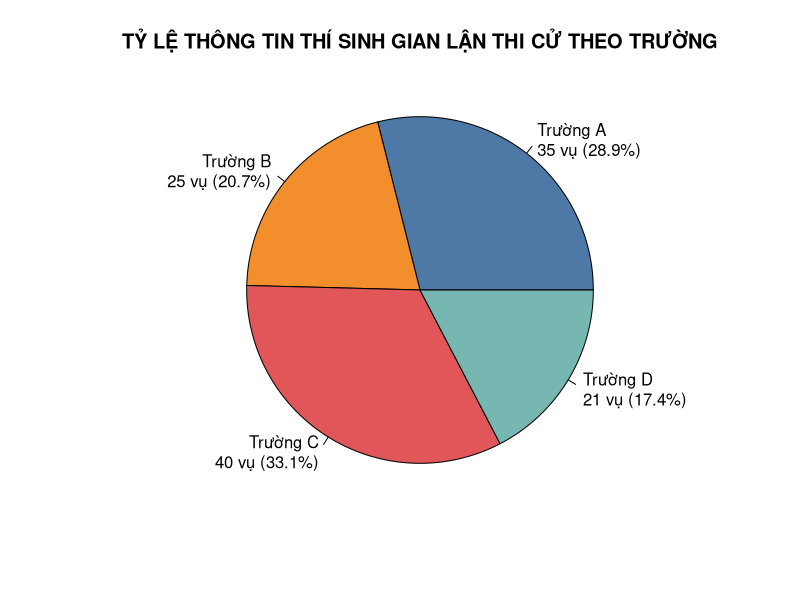

The R script that drew this image:
# 1. Khởi tạo dữ liệu thông tin thí sinh vi phạm
set.seed(123)
du_lieu <- data.frame(
  Truong = rep(c("Trường A", "Trường B", "Trường C", "Trường D"), each = 3),
  Mon_Hoc = rep(c("Toán", "Lập trình", "Cơ sở dữ liệu"), 4),
  So_Vu_Gian_Lan = c(12, 8, 15, 5, 9, 11, 20, 14, 6, 7, 10, 4)
)

# 2. Thống kê tổng số vụ gian lận theo từng trường
tong_theo_truong <- aggregate(So_Vu_Gian_Lan ~ Truong, data = du_lieu, sum)

# 3. Tính tỷ lệ phần trăm (%) cho từng trường
phan_tram <- round(100 * tong_theo_truong$So_Vu_Gian_Lan / sum(tong_theo_truong$So_Vu_Gian_Lan), 1)

# 4. Tạo nhãn hiển thị bao gồm: Tên trường + Số vụ + Tỷ lệ %
nhan_bieu_do <- paste0(
  tong_theo_truong$Truong, "\n", 
  tong_theo_truong$So_Vu_Gian_Lan, " vụ (", phan_tram, "%)"
)

# 5. Vẽ biểu đồ tròn (Pie Chart)
pie(
  x = tong_theo_truong$So_Vu_Gian_Lan,
  labels = nhan_bieu_do,
  col = c("#4E79A7", "#F28E2B", "#E15759", "#76B7B2"),
  main = "TỶ LỆ THÔNG TIN THÍ SINH GIAN LẬN THI CỬ THEO TRƯỜNG",
  radius = 0.9
)
